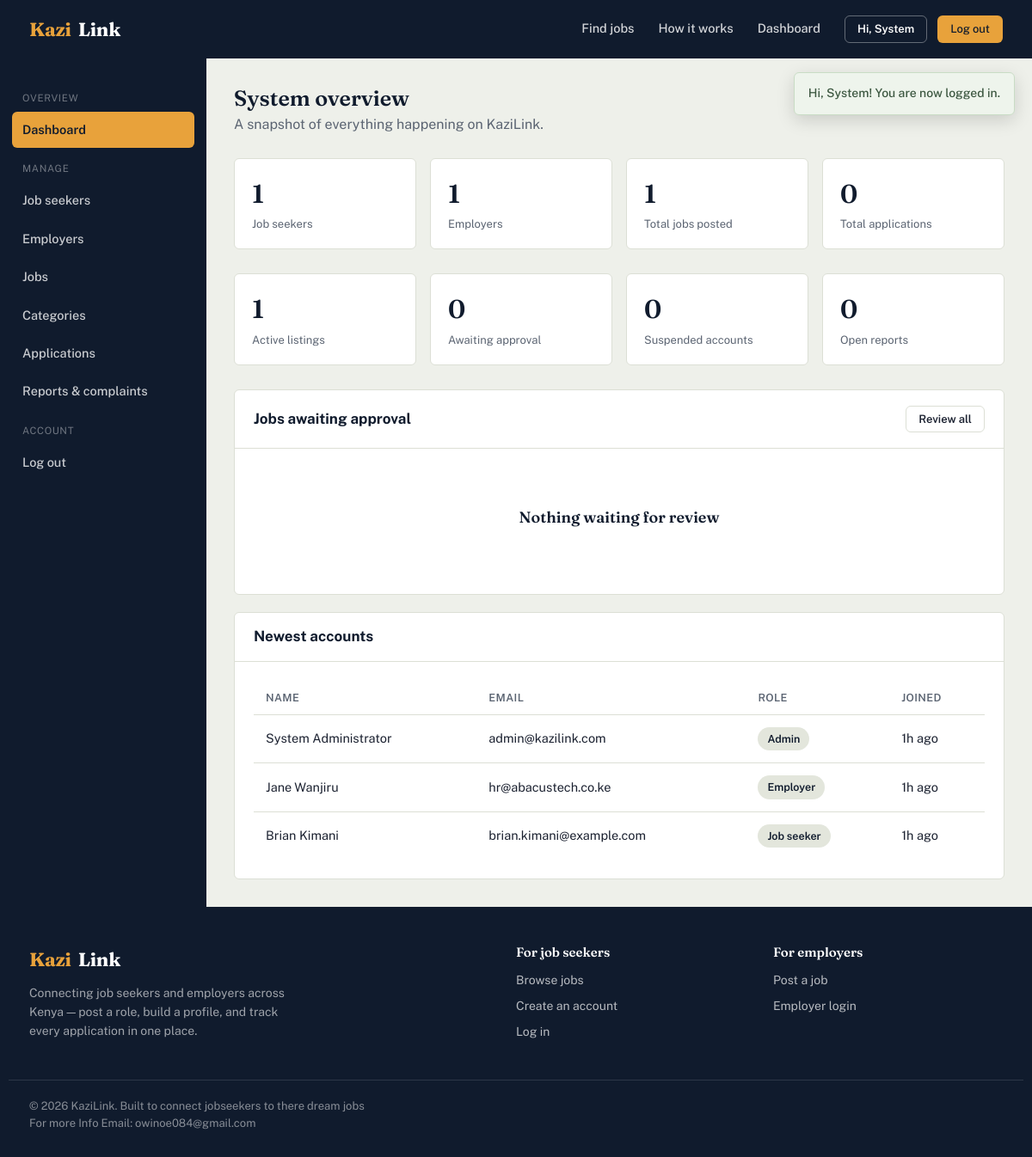
Page /admin/dashboard.php (signed in) on the committed database.
### tables this page shows
CREATE TABLE users (
    user_id     INT AUTO_INCREMENT PRIMARY KEY,
    full_name   VARCHAR(100) NOT NULL,
    email       VARCHAR(100) NOT NULL UNIQUE,
    phone       VARCHAR(20),
    password    VARCHAR(255) NOT NULL,
    role        ENUM('job_seeker','employer','admin') NOT NULL,
    status      ENUM('active','suspended') NOT NULL DEFAULT 'active',
    created_at  TIMESTAMP DEFAULT CURRENT_TIMESTAMP
);

### includes/functions.php (called while the page is built, shortened)
<?php
function e(?string $value): string
{
    return htmlspecialchars($value ?? '', ENT_QUOTES, 'UTF-8');
}
function get_flashes(): array
{
    $flashes = $_SESSION['flash'] ?? [];
    return $flashes;
}
function time_ago(string $datetime): string
{
    $timestamp = strtotime($datetime);
    $diff = time() - $timestamp;
    if ($diff < 86400) return floor($diff / 3600) . 'h ago';
    return date('d M Y', $timestamp);
}

### includes/auth.php (called while the page is built, shortened)
<?php
function current_user_id(): ?int
{
    return $_SESSION['user_id'] ?? null;
}
function current_user(): ?array
{
    $db = getDB();
    $stmt = $db->prepare('SELECT * FROM users WHERE user_id = ?');
    $stmt->execute([current_user_id()]);
    $cached = $stmt->fetch() ?: null;
    return $cached;
}

### admin/dashboard.php (the view, shortened to what this page needs)
<?php
$db = getDB();
$totalSeekers = (int) $db->query("SELECT COUNT(*) FROM users WHERE role = 'job_seeker'")->fetchColumn();
$totalEmployers = (int) $db->query("SELECT COUNT(*) FROM users WHERE role = 'employer'")->fetchColumn();
$totalJobs = (int) $db->query('SELECT COUNT(*) FROM jobs')->fetchColumn();
$pendingJobs = (int) $db->query("SELECT COUNT(*) FROM jobs WHERE status = 'pending'")->fetchColumn();
$activeJobs = (int) $db->query("SELECT COUNT(*) FROM jobs WHERE status = 'active'")->fetchColumn();
$totalApplications = (int) $db->query('SELECT COUNT(*) FROM applications')->fetchColumn();
$suspendedUsers = (int) $db->query("SELECT COUNT(*) FROM users WHERE status = 'suspended'")->fetchColumn();
$openReports = (int) $db->query("SELECT COUNT(*) FROM reports WHERE status = 'open'")->fetchColumn();
$pendingJobsList = $db->query("
    SELECT j.job_id, j.title, j.created_at, e.company_name
    FROM jobs j JOIN employers e ON e.employer_id = j.employer_id
    WHERE j.status = 'pending' ORDER BY j.created_at ASC LIMIT 6
")->fetchAll();
$recentUsers = $db->query('SELECT user_id, full_name, email, role, created_at FROM users ORDER BY created_at DESC LIMIT 6')->fetchAll();
$base = '../';
include __DIR__ . '/../includes/header.php';
?>
<div class="dash-shell">
  <?php include __DIR__ . '/../includes/sidebar-admin.php'; ?>
  <main class="dash-main">
    <div class="dash-header"><div><h1>System overview</h1><p>A snapshot of everything happening on KaziLink.</p></div></div>
    <div class="stat-cards">
      <div class="stat-card"><div class="num"><?= number_format($totalSeekers) ?></div><div class="label">Job seekers</div></div>
      <div class="stat-card"><div class="num"><?= number_format($totalEmployers) ?></div><div class="label">Employers</div></div>
      <div class="stat-card"><div class="num"><?= number_format($totalJobs) ?></div><div class="label">Total jobs posted</div></div>
      <div class="stat-card"><div class="num"><?= number_format($totalApplications) ?></div><div class="label">Total applications</div></div>
    </div>
    <div class="stat-cards">
      <div class="stat-card"><div class="num"><?= number_format($activeJobs) ?></div><div class="label">Active listings</div></div>
      <div class="stat-card"><div class="num"><?= number_format($pendingJobs) ?></div><div class="label">Awaiting approval</div></div>
      <div class="stat-card"><div class="num"><?= number_format($suspendedUsers) ?></div><div class="label">Suspended accounts</div></div>
      <div class="stat-card"><div class="num"><?= number_format($openReports) ?></div><div class="label">Open reports</div></div>
    </div>
    <div class="card" style="margin-bottom:20px;">
      <div class="card-header"><h3>Jobs awaiting approval</h3><a href="manage-jobs.php?status=pending" class="btn btn-outline btn-sm">Review all</a></div>
      <div class="card-body table-scroll">
        <?php if ($pendingJobsList): ?>
          <table class="data-table">
            <thead><tr><th>Title</th><th>Employer</th><th>Submitted</th></tr></thead>
            <tbody>
            <?php foreach ($pendingJobsList as $job): ?>
              <tr>
                <td class="row-title"><?= e($job['title']) ?></td>
                <td><?= e($job['company_name']) ?></td>
                <td><?= time_ago($job['created_at']) ?></td>
              </tr>
            <?php endforeach; ?>
            </tbody>
          </table>
        <?php else: ?>
          <div class="empty-state"><h3>Nothing waiting for review</h3></div>
        <?php endif; ?>
      </div>
    </div>
    <div class="card">
      <div class="card-header"><h3>Newest accounts</h3></div>
      <div class="card-body table-scroll">
        <table class="data-table">
          <thead><tr><th>Name</th><th>Email</th><th>Role</th><th>Joined</th></tr></thead>
          <tbody>
          <?php foreach ($recentUsers as $u): ?>
            <tr>
              <td class="row-title"><?= e($u['full_name']) ?></td>
              <td><?= e($u['email']) ?></td>
              <td><span class="tag"><?= e(str_replace('_', ' ', ucfirst($u['role']))) ?></span></td>
              <td><?= time_ago($u['created_at']) ?></td>
            </tr>
          <?php endforeach; ?>
          </tbody>
        </table>
      </div>
    </div>
  </main>
</div>
<?php include __DIR__ . '/../includes/footer.php'; ?>

### includes/header.php (shortened to what this page needs)
<?php
$base = $base ?? '';
$user = current_user();
?>
<!DOCTYPE html>
<html lang="en">
<head>
<link rel="stylesheet" href="<?= e($base) ?>assets/css/style.css">
</head>
<body>
<?php $flashes = get_flashes(); if ($flashes): ?>
<div class="flash-stack">
  <?php foreach ($flashes as $f): ?>
    <div class="flash flash-<?= e($f['type']) ?>"><?= e($f['message']) ?></div>
  <?php endforeach; ?>
</div>
<?php endif; ?>
<header class="site-header">
  <div class="container">
    <a href="<?= e($base) ?>index.php" class="brand"><span class="brand-mark">Kazi</span>Link</a>
    <nav class="main-nav">
      <a href="<?= e($base) ?>jobs.php">Find jobs</a>
      <a href="<?= e($base) ?>index.php#how-it-works">How it works</a>
      <?php if ($user): ?>
        <?php if ($user['role'] === 'job_seeker'): ?>
          <a href="<?= e($base === '' ? 'seeker/' : '') ?>dashboard.php">Dashboard</a>
        <?php elseif ($user['role'] === 'employer'): ?>
          <a href="<?= e($base === '' ? 'employer/' : '') ?>dashboard.php">Dashboard</a>
        <?php elseif ($user['role'] === 'admin'): ?>
          <a href="<?= e($base === '' ? 'admin/' : '') ?>dashboard.php">Dashboard</a>
        <?php endif; ?>
        <div class="nav-actions">
          <span class="btn btn-outline-light btn-sm" style="pointer-events:none;">Hi, <?= e(explode(' ', $user['full_name'])[0]) ?></span>
          <a href="<?= e($base) ?>logout.php" class="btn btn-primary btn-sm">Log out</a>
        </div>
      <?php endif; ?>
    </nav>
  </div>
</header>

### rows in the picture
users: full_name "System", full_name "System Administrator", email "admin@kazilink.com", role "Admin", created_at "1h ago"
users: full_name "Jane Wanjiru", email "hr@abacustech.co.ke", role "Employer", created_at "1h ago"
users: full_name "Brian Kimani", email "brian.kimani@example.com", role "Job seeker", created_at "1h ago"

### other values in the picture
$f['message'] "Hi, System! You are now logged in."
$totalSeekers "1"
$totalEmployers "1"
$totalJobs "1"
$totalApplications "0"
$activeJobs "1"
$pendingJobs "0"
$suspendedUsers "0"
$openReports "0"
